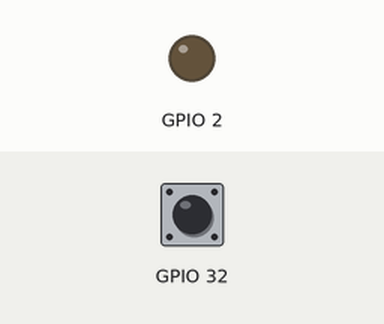
Simulated run of this program. Board: ESP32. Shown: output pins drawn as LEDs (lit = HIGH). The inputs (shaded band) are chosen by the test bench; at power-on: GPIO 32 HIGH.

Above: at 1.2 s.
1.3 s: GPIO 32 pulled LOW for 0.15 s
At 2.6 s:
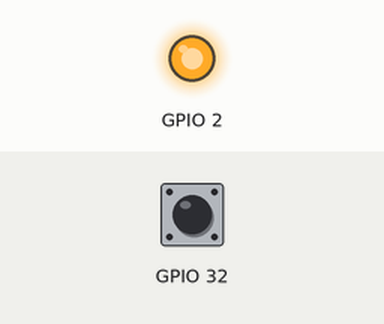
3.2 s: GPIO 32 pulled LOW for 1 s
At 4.0 s:
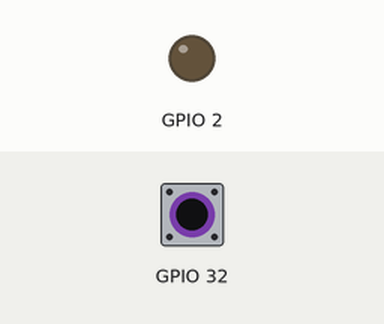
5.7 s: GPIO 32 pulled LOW for 3.2 s
At 7.1 s:
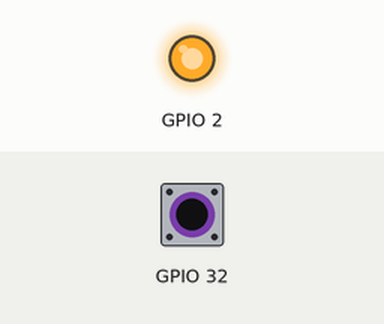
Timing chart, 0 to 8.7 s (numbered marks = the images above; inputs shaded):
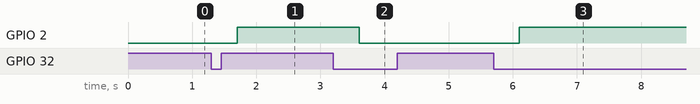

The program:

main.cpp
```cpp
#include <Arduino.h>

// Structure to hold LED control data
struct LedControl {
  const int ledPin;         // LED pin
  const int switchPin;      // Switch pin
  unsigned long lastPressTime;
  int pressCount;
  bool ledOn;
  bool ledBlink;
  unsigned long blinkTimer;
  bool lastButtonState;
};

// Initialize structure with values
LedControl ledCtrl = {
  2,       // LED pin (GPIO2 onboard LED)
  32,       // Switch pin (GPIO4 external button)
  0,       // lastPressTime
  0,       // pressCount
  false,   // ledOn
  false,   // ledBlink
  0,       // blinkTimer
  HIGH     // lastButtonState (button not pressed)
};

void setup() {
  pinMode(ledCtrl.ledPin, OUTPUT);
  pinMode(ledCtrl.switchPin, INPUT_PULLUP); // Button active LOW
  digitalWrite(ledCtrl.ledPin, LOW);
}

void loop() {
  bool buttonState = digitalRead(ledCtrl.switchPin);

  // Detect button press (falling edge)
  if (ledCtrl.lastButtonState == HIGH && buttonState == LOW) {
    unsigned long now = millis();

    if (now - ledCtrl.lastPressTime < 400) {
      // Within 400ms → double press
      ledCtrl.pressCount++;
    } else {
      // New sequence
      ledCtrl.pressCount = 1;
    }

    ledCtrl.lastPressTime = now;
  }

  ledCtrl.lastButtonState = buttonState;

  // Check actions
  if (ledCtrl.pressCount == 1 && millis() - ledCtrl.lastPressTime > 400) {
    // Single press action
    if (!ledCtrl.ledOn && !ledCtrl.ledBlink) {
      // OFF → turn ON
      ledCtrl.ledOn = true;
      digitalWrite(ledCtrl.ledPin, HIGH);
    }
    else if (ledCtrl.ledOn && !ledCtrl.ledBlink) {
      // ON → turn OFF
      ledCtrl.ledOn = false;
      digitalWrite(ledCtrl.ledPin, LOW);
    }
    else if (ledCtrl.ledBlink) {
      // If blinking → stop and turn OFF
      ledCtrl.ledBlink = false;
      digitalWrite(ledCtrl.ledPin, LOW);
    }
    ledCtrl.pressCount = 0;
  }
  else if (ledCtrl.pressCount == 2) {
    // Double press action → Blink mode
    ledCtrl.ledOn = false;
    ledCtrl.ledBlink = true;
    ledCtrl.pressCount = 0;
  }

  // Handle blinking
  if (ledCtrl.ledBlink) {
    if (millis() - ledCtrl.blinkTimer > 500) { // 500ms interval
      ledCtrl.blinkTimer = millis();
      digitalWrite(ledCtrl.ledPin, !digitalRead(ledCtrl.ledPin));
    }
  }
}
```

Measured:
- after the input at 1.3 s, GPIO 2: LOW → HIGH after 0.40 s
- after the input at 3.2 s, GPIO 2: HIGH → LOW after 0.40 s
- after the input at 5.7 s, GPIO 2: LOW → HIGH after 0.40 s
